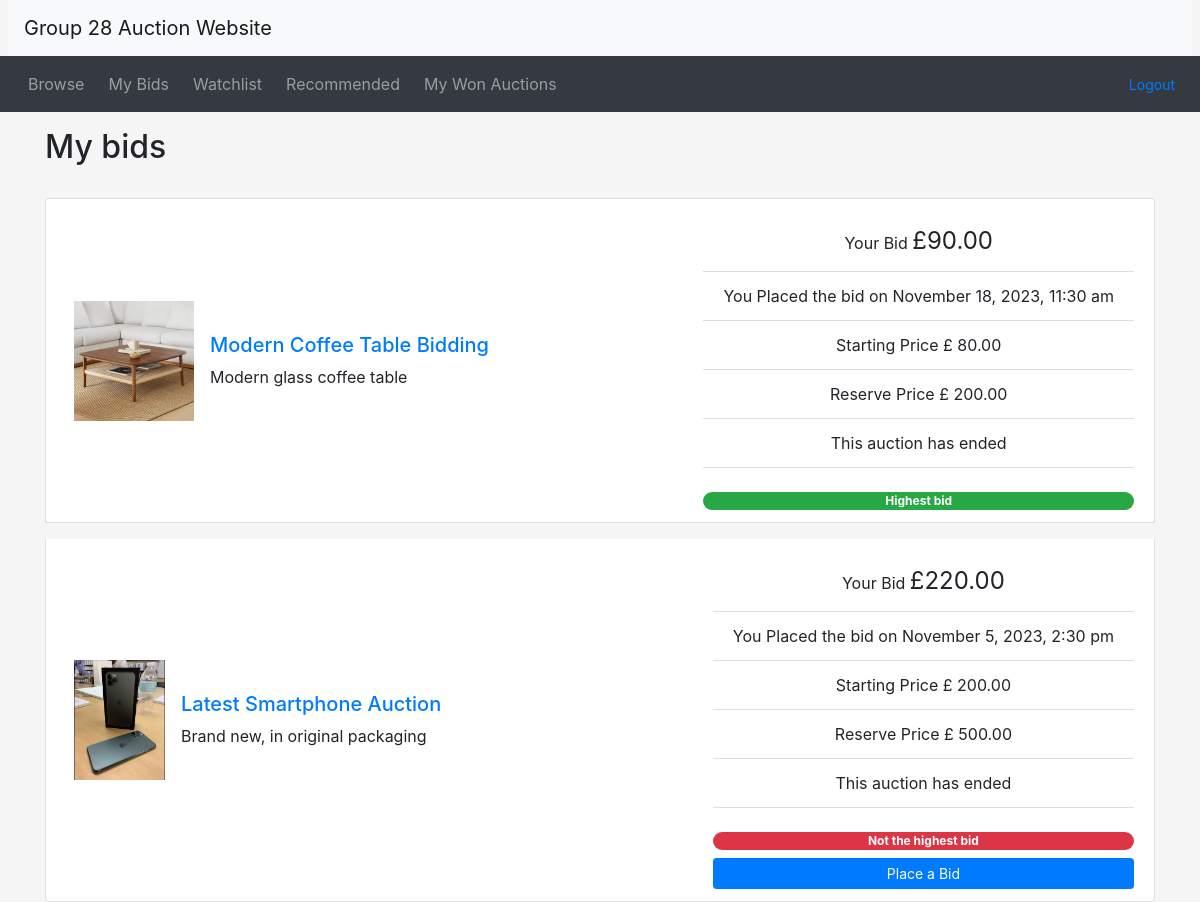
Screenshot of /mybids.php (signed in) with the database file from the repository.
### tables this page shows
CREATE TABLE Auction (
    auction_id INT(11) AUTO_INCREMENT PRIMARY KEY,
    item_id INT(11),
    user_id INT(11),
    start_time DATETIME NOT NULL,
    end_time DATETIME NOT NULL,  
    auction_title VARCHAR(255),
    reserve_price FLOAT(2),
    starting_price FLOAT(2),
    FOREIGN KEY (item_id) REFERENCES Item(item_id),
    FOREIGN KEY (user_id) REFERENCES Users(user_id)
);

CREATE TABLE Item (
    item_id INT(11) AUTO_INCREMENT PRIMARY KEY,
    name VARCHAR(255) NOT NULL,
    description VARCHAR(511),
    category ENUM('Electronics', 'Fashion', 'Home', 'Books', 'Other') NOT NULL,
    colour ENUM('Red', 'Orange', 'Yellow', 'Green', 'Blue', 'Purple', 'Pink', 'White', 'Grey', 'Black', 'Brown', 'Other'),
    `condition` ENUM('Great', 'Good', 'Okay', 'Poor'),
    photo VARCHAR(255)  
);

### database.php (called while the page is built, shortened)
<?php
function db_query($connection, $query)
{
  $result = mysqli_query($connection, $query);
  return $result;
}

### mybids.php (the view, shortened to what this page needs)
<?php
include_once("header.php");
require("utilities.php");
require("database.php");
?>
<div class="container">
  <h2 class="my-3">My bids</h2>
  <ul class="list-group">
    <?php
    $user_id = $_SESSION['user_id'];
    $connection = db_connect();
    $auction_query = "SELECT
                        U.user_id,
                        B.price,
                        B.time_of_bid,
                        I.item_id,
                        I.name AS item_name,
                        I.description AS item_description,
                        I.colour AS item_colour,
                        I.condition AS item_condition,
                        I.category As item_category,
                        I.photo AS item_photo,
                        A.auction_id,
                        A.start_time AS auction_start_time,
                        A.end_time AS auction_end_time,
                        A.auction_title,
                        A.reserve_price,
                        A.starting_price,
                      (SELECT MAX(B2.price) FROM Bids B2 WHERE B2.auction_id = A.auction_id) AS highest_bid
                       FROM Users U
                       JOIN Bids B ON U.user_id = B.user_id
                       JOIN Auction A ON B.auction_id = A.auction_id
                       JOIN Item I ON A.item_id = I.item_id
                       WHERE U.user_id = '$user_id'
                       ORDER BY B.time_of_bid DESC";
    $auction_result = db_query($connection, $auction_query);
    while ($row = mysqli_fetch_assoc($auction_result)) {
      $item_description = $row['item_description'];
      $item_photo = $row['item_photo'];
      $auction_reserve_price = $row['reserve_price'];
      $auction_starting_price = $row['starting_price'];
      $auction_title = $row['auction_title'];
      $auction_end_time = $row['auction_end_time'];
      $bid_price = $row['price'];
      $bid_time = $row['time_of_bid'];
      $highest_bid = $row['highest_bid'];
      if (strlen($item_description) > 250) {
        $desc_shortened = substr($item_description, 0, 250) . '...';
      } else {
        $desc_shortened = $item_description;
      }
      $now = new DateTime();
      if ($now > $auction_end_time) {
        $time_remaining = 'This auction has ended';
      } else {
        $time_to_end = date_diff($now, $auction_end_time);
        $time_remaining = display_time_remaining($time_to_end) . ' remaining';
      }
    ?>
      <li class="list-group-item d-flex justify-content-between mt-3">
        <div class="d-flex align-items-center p-2 mr-5">
          <img src="<?php echo $item_photo; ?>" alt="<?php echo $auction_title; ?>" class="img-fluid" style="max-width: 120px; max-height: 120px;">
          <div class="ml-3">
            <h5><a href="listing.php?item_id=<?php echo urlencode($row[item_id]); ?>">
                <?php echo $auction_title; ?>
              </a> </h5>
            <?php echo $desc_shortened; ?>
          </div>
        </div>
        <div class="text-center text-nowrap">
          <ul class="list-group list-group-flush">
            <li class="list-group-item"> Your Bid <span style="font-size: 1.5em">£<?php echo number_format($bid_price, 2); ?></span> </li>
            <li class="list-group-item"> You Placed the bid on <?php echo date("F j, Y, g:i a", strtotime($bid_time)); ?> </li>
            <li class="list-group-item"> Starting Price £ <?php echo number_format($auction_starting_price, 2); ?> </li>
            <li class="list-group-item"> Reserve Price £ <?php echo number_format($auction_reserve_price, 2); ?></li>
            <li class="list-group-item"> <?php echo $time_remaining; ?> </li>
            <?php
            echo "<br />";
            if ($bid_price == $highest_bid) {
              echo "<span class='badge badge-pill badge-success'>Highest bid</span>";
            } else {
              echo "<span class='badge badge-pill badge-danger'>Not the highest bid</span>
                  <a href='place_bid.php' class='btn btn-primary btn-sm mt-2'>Place a Bid</a>
            ";
            }
            ?>
          </ul>
        </div>
      </li>
    <?php
    }
    ?>
  </ul>
</div>
<?php include_once("footer.php") ?>

### header.php (shortened to what this page needs)
<!doctype html>
<html lang="en">
<head>
  <link rel="stylesheet" href="css/bootstrap.min.css">
  <link rel="stylesheet" href="css/font-awsome-4.7.0.min.css">
  <link rel="stylesheet" href="css/custom.css">
</head>
<body>
  <nav class="navbar navbar-expand-lg navbar-light bg-light mx-2">
    <a class="navbar-brand" href="dashboard.php">Group 28 Auction Website </a>
  </nav>
  <nav class="navbar navbar-expand-lg navbar-dark bg-dark">
    <ul class="navbar-nav align-middle">
      <li class="nav-item mx-1">
        <a class="nav-link" href="browse.php">Browse</a>
      </li>
      <?php
      if (isset($_SESSION['account_type']) && $_SESSION['account_type'] == '1') {
        echo ('
	<li class="nav-item mx-1">
      <a class="nav-link" href="mybids.php">My Bids</a>
    </li>
  <li class="nav-item mx-1">
      <a class="nav-link" href="watchlist.php">Watchlist</a>
    </li>
	<li class="nav-item mx-1">
      <a class="nav-link" href="recommendations.php">Recommended</a>
    </li>
  <li class="nav-item mx-1">
      <a class="nav-link" href="won_auctions.php">My Won Auctions</a>
    </li>');
      }
      ?>
    </ul>
    <ul class="navbar-nav ml-auto">
      <?php if (isset($_SESSION['logged_in']) && $_SESSION['logged_in'] == true) { ?>
        <a href='logout.php' class='btn btn-link btn-sm'>Logout</a>
      <?php } else { ?>
    </ul>
    <button type="button" class="btn nav-link" data-toggle="modal" data-target="#loginModal">Login</button>
  <?php } ?>
  </nav>

### footer.php (shortened to what this page needs)
</body>
</html>

### css/custom.css (style rules this page uses)
body { background-color: #f5f5f5; }

### rows the page displays
auction: item.photo (picture), auction_title "Modern Coffee Table Bidding", item.description "Modern glass coffee table", bid_price "90.00", bid_time "November 18, 2023, 11:30 am", starting_price "80.00", reserve_price "200.00", end_time "This auction has ended", shows "Highest bid"
auction: item.photo (picture), auction_title "Latest Smartphone Auction", item.description "Brand new, in original packaging", bid_price "220.00", bid_time "November 5, 2023, 2:30 pm", starting_price "200.00", reserve_price "500.00", end_time "This auction has ended", shows "Not the highest bid"
